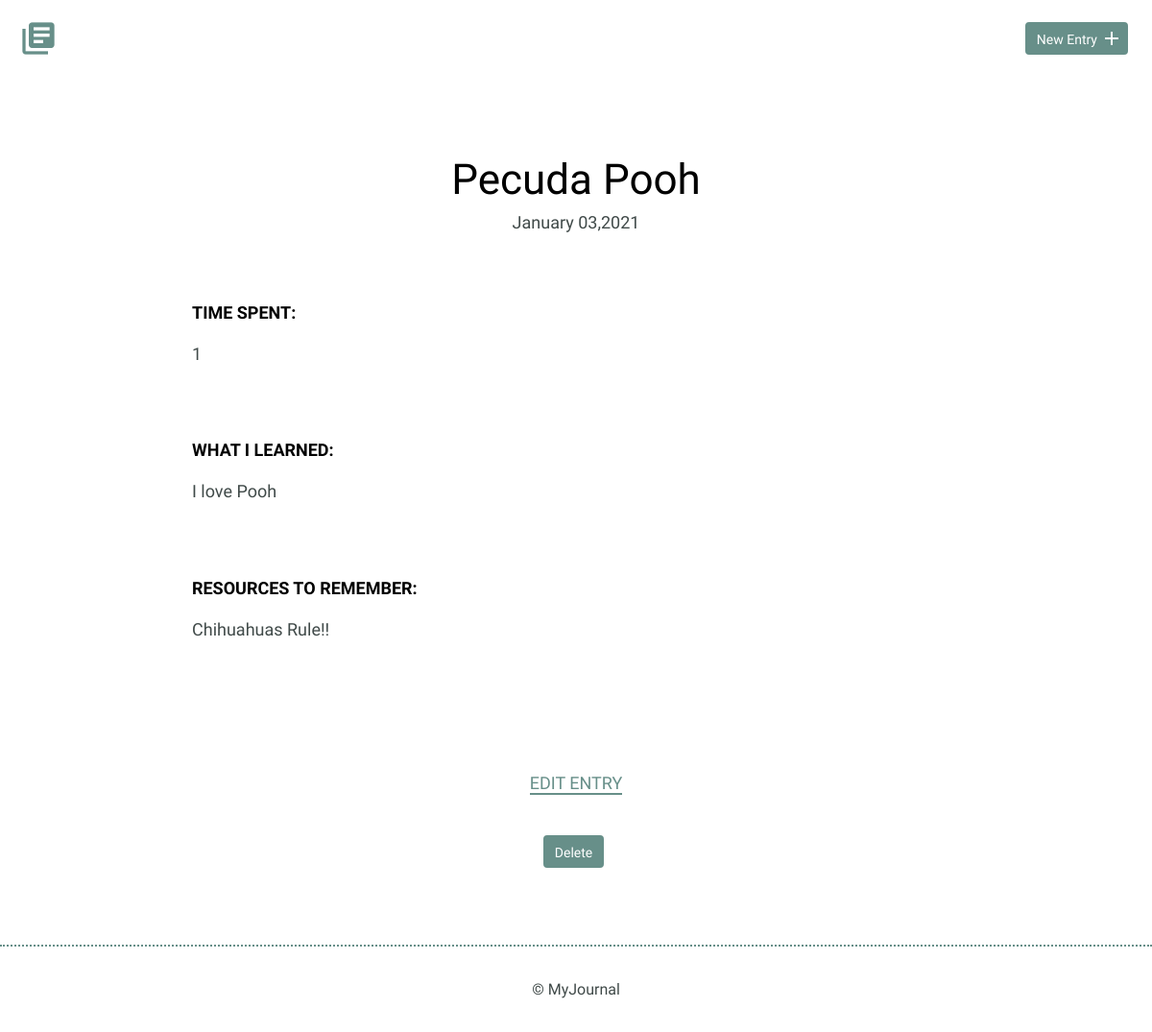
The app's page /detail.php?id=17, older data.
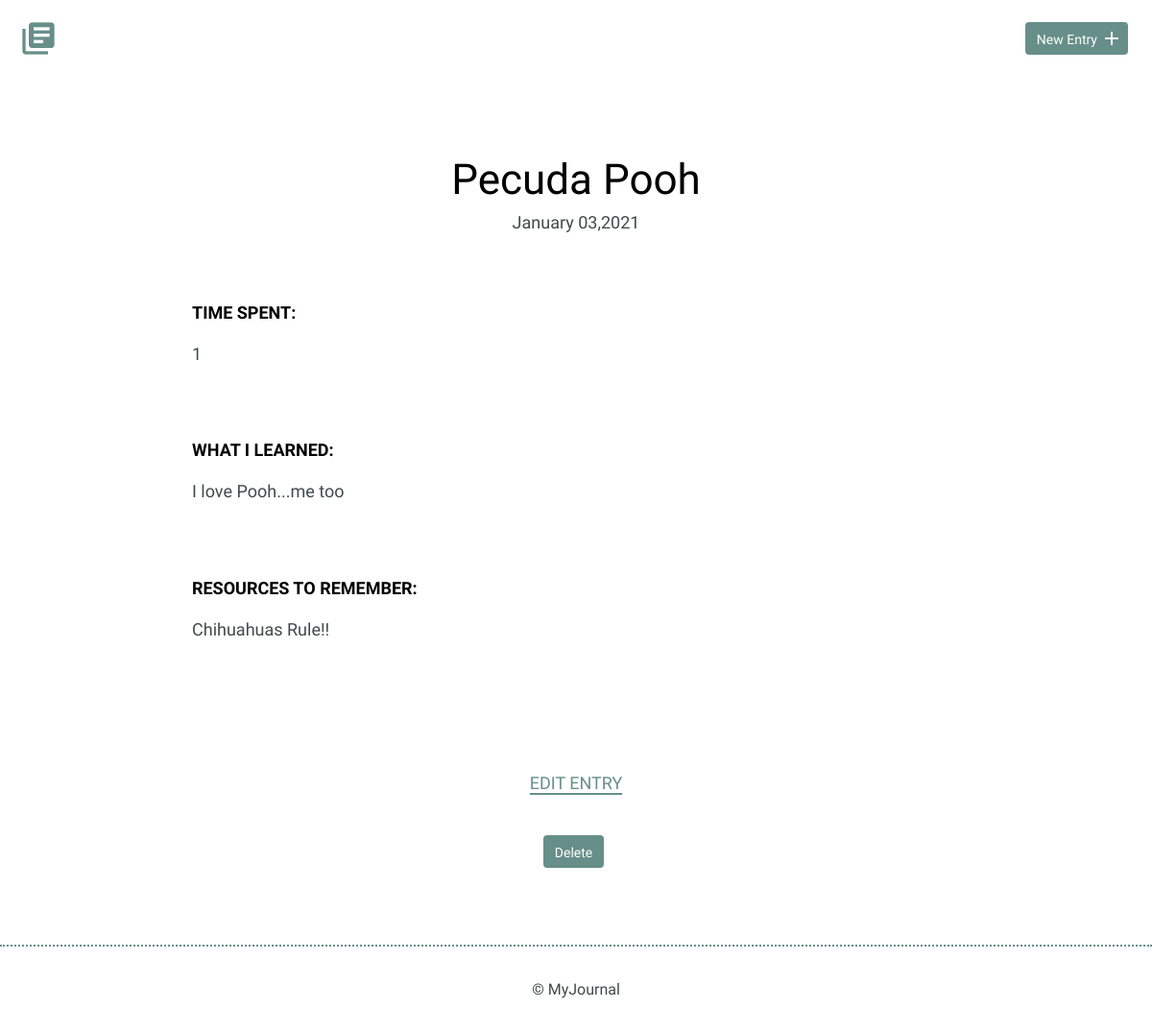
The same page, newer data.
### tables this page shows
CREATE TABLE "entries" (
	`id`	INTEGER,
	`title`	TEXT,
	`date`	TEXT,
	`time_spent`	INTEGER,
	`learned`	BLOB,
	`resources`	BLOB,
	PRIMARY KEY(`id`)
);

### inc/functions.php (called while the page is built, shortened)
<?php
function get_selected_entry($id) {
    include 'connection.php';
    $sql = 'SELECT * FROM entries WHERE id = ?';
    try {
        $results = $db->prepare($sql);
        $results->bindValue(1, $id, PDO::PARAM_INT);
        $results->execute();
    } catch (Exception $e) {
        echo "Error!: " . $e->getMessage() . "<br />";
        return false;
       die();
    }
    return $results->fetch();
}

### detail.php (the view, shortened to what this page needs)
<?php
include 'inc/functions.php';
include 'inc/header.php';
if (isset($_GET['id'])) {
    list($id, $title, $date, $timeSpent, $whatILearned, $ResourcesToRemember) = get_selected_entry(filter_input(INPUT_GET, 'id', FILTER_SANITIZE_NUMBER_INT));
}
?>
<section>
    <div class="container">
        <div class="entry-list single">
            <article>
                <?php
                    echo "<h1>" . $title . "</h1>";
                    echo "<time datetime=\"2016-01-31\">" . date("F d,Y", strtotime($date)) . "</time>";
                ?>
                <div class="entry">
                    <h3>Time Spent: </h3>
                    <?php
                    echo "<p>". $timeSpent . "</p>";
                    ?>
                </div>
                <div class="entry">
                    <h3>What I Learned:</h3>
                    <?php
                    echo "<p>". $whatILearned . "</p>";
                    ?>
                </div>
                <div class="entry">
                    <h3>Resources to Remember:</h3>
                    <?php
                    echo "<p>". $ResourcesToRemember . "</p>";
                    ?>
                </div>
            </article>
        </div>
    </div>
    <div class="edit">
        <?php
        echo "<p><a href='new.php?id=" . $id . "'>" . 'Edit Entry' . "</a></p><br />";
        ?>
        <?php
        echo "<form method='post' action='index.php' onsubmit='return confirm(\"Are you sure you want to delete this entry?\")'; >\n";
        echo "<input class='button button.icon-right' type='submit' value='Delete' /><br />";
        echo "</form>";
        ?>
    </div>
</section>
<?php
include 'inc/footer.php';
?>

Row changes from the older to the newer data that the page shows:
changed entries "Pecuda Pooh": learned "I love Pooh" → "I love Pooh...me too"
